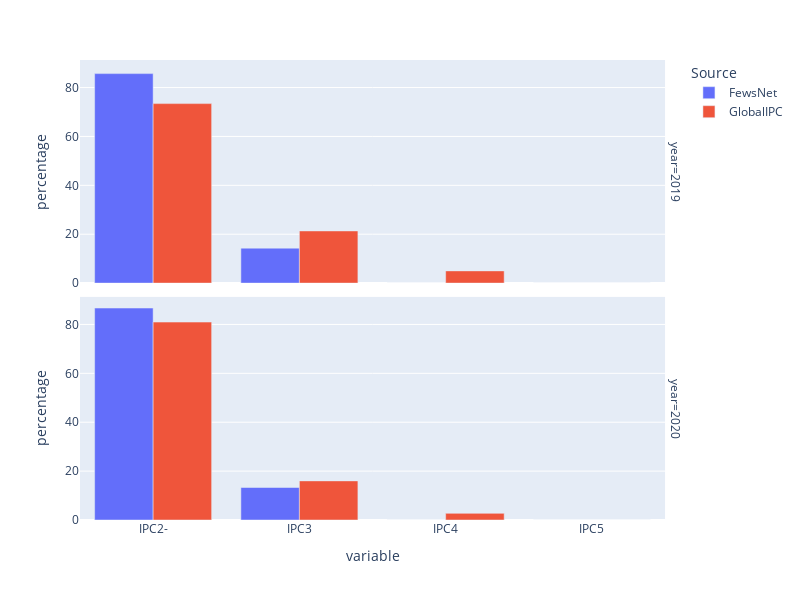

Notebook code cell kept with this figure:
### Code cell
fig=px.bar(df_ysm,x="variable",y="percentage",color="Source",facet_row="year",barmode="group",height=600,width=800) #,facet_row="year"
fig.update_xaxes(ticktext=["IPC2-","IPC3","IPC4","IPC5"],tickvals=["CS_2-_perc","CS_3_perc","CS_4_perc","CS_5_perc"])
fig.show()

### Figure 1 — Plotly figure (JSON) as saved in the notebook; plotly's stock layout.template omitted (floating-point values rounded to 4 significant figures)
{"data": [{"alignmentgroup": "True", "hovertemplate": "Source=FewsNet<br>year=2019<br>variable=%{x}<br>percentage=%{y}<extra></extra>", "legendgroup": "FewsNet", "marker": {"color": "#636efa"}, "name": "FewsNet", "offsetgroup": "FewsNet", "orientation": "v", "showlegend": true, "textposition": "auto", "type": "bar", "x": ["CS_2-_perc", "CS_3_perc", "CS_4_perc", "CS_5_perc"], "xaxis": "x2", "y": [85.7, 14.3, 0, 0], "yaxis": "y2"}, {"alignmentgroup": "True", "hovertemplate": "Source=FewsNet<br>year=2020<br>variable=%{x}<br>percentage=%{y}<extra></extra>", "legendgroup": "FewsNet", "marker": {"color": "#636efa"}, "name": "FewsNet", "offsetgroup": "FewsNet", "orientation": "v", "showlegend": false, "textposition": "auto", "type": "bar", "x": ["CS_2-_perc", "CS_3_perc", "CS_4_perc", "CS_5_perc"], "xaxis": "x", "y": [86.71, 13.29, 0, 0], "yaxis": "y"}, {"alignmentgroup": "True", "hovertemplate": "Source=GlobalIPC<br>year=2019<br>variable=%{x}<br>percentage=%{y}<extra></extra>", "legendgroup": "GlobalIPC", "marker": {"color": "#EF553B"}, "name": "GlobalIPC", "offsetgroup": "GlobalIPC", "orientation": "v", "showlegend": true, "textposition": "auto", "type": "bar", "x": ["CS_2-_perc", "CS_3_perc", "CS_4_perc", "CS_5_perc"], "xaxis": "x2", "y": [73.43, 21.33, 5, 0], "yaxis": "y2"}, {"alignmentgroup": "True", "hovertemplate": "Source=GlobalIPC<br>year=2020<br>variable=%{x}<br>percentage=%{y}<extra></extra>", "legendgroup": "GlobalIPC", "marker": {"color": "#EF553B"}, "name": "GlobalIPC", "offsetgroup": "GlobalIPC", "orientation": "v", "showlegend": false, "textposition": "auto", "type": "bar", "x": ["CS_2-_perc", "CS_3_perc", "CS_4_perc", "CS_5_perc"], "xaxis": "x", "y": [80.97, 16, 2.714, 0], "yaxis": "y"}], "layout": {"annotations": [{"font": {}, "showarrow": false, "text": "year=2020", "textangle": 90, "x": 0.98, "xanchor": "left", "xref": "paper", "y": 0.2425, "yanchor": "middle", "yref": "paper"}, {"font": {}, "showarrow": false, "text": "year=2019", "textangle": 90, "x": 0.98, "xanchor": "left", "xref": "paper", "y": 0.7575, "yanchor": "middle", "yref": "paper"}], "barmode": "group", "height": 600, "legend": {"title": {"text": "Source"}, "tracegroupgap": 0}, "margin": {"t": 60}, "width": 800, "xaxis": {"anchor": "y", "autorange": true, "domain": [0, 0.98], "range": [-0.5, 3.5], "ticktext": ["IPC2-", "IPC3", "IPC4", "IPC5"], "tickvals": ["CS_2-_perc", "CS_3_perc", "CS_4_perc", "CS_5_perc"], "title": {"text": "variable"}, "type": "category"}, "xaxis2": {"anchor": "y2", "autorange": true, "domain": [0, 0.98], "matches": "x", "range": [-0.5, 3.5], "showticklabels": false, "ticktext": ["IPC2-", "IPC3", "IPC4", "IPC5"], "tickvals": ["CS_2-_perc", "CS_3_perc", "CS_4_perc", "CS_5_perc"], "type": "category"}, "yaxis": {"anchor": "x", "autorange": true, "domain": [0, 0.485], "range": [0, 91.27], "title": {"text": "percentage"}, "type": "linear"}, "yaxis2": {"anchor": "x2", "autorange": true, "domain": [0.515, 1], "matches": "y", "range": [0, 91.27], "title": {"text": "percentage"}, "type": "linear"}}}
